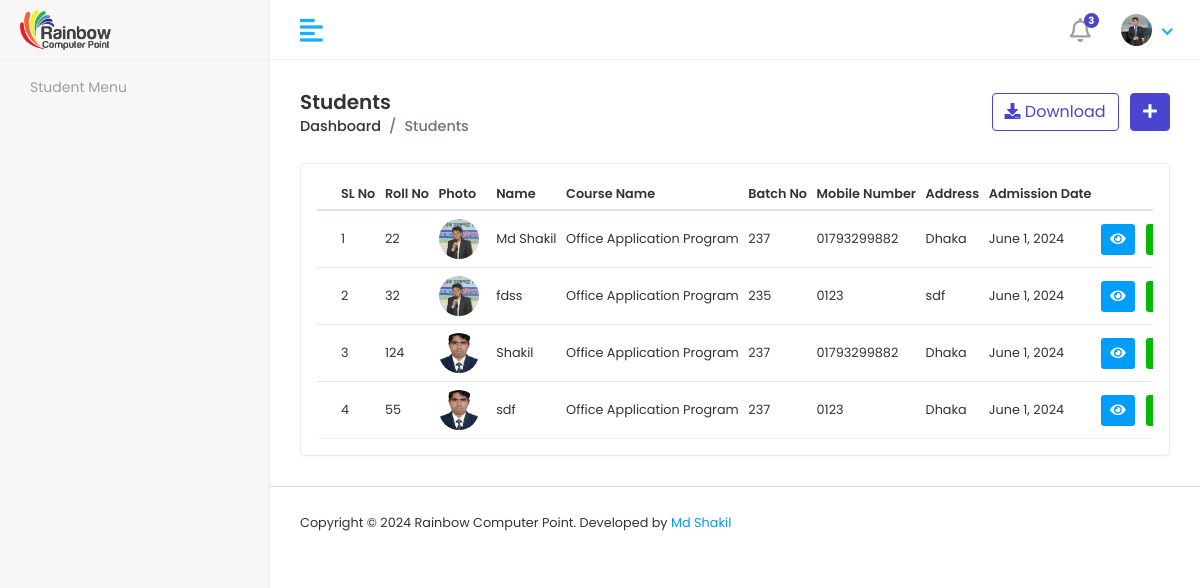
/studentList/, run on the app's committed database.
### RainbowApp/models.py (models this page shows)
class StudentInfoModel(models.Model):
    user = models.OneToOneField(CustomUserModel, on_delete =models.CASCADE,related_name='studentuser')
    StudentName = models.CharField(max_length=100)
    FatherName = models.CharField(max_length=100)
    MotherName = models.CharField(max_length=100)
    GENDER = [
        ('Male','Male'),
        ('Female','Female'),
    ]
    Gender = models.CharField(choices=GENDER,max_length=100)
    DOB = models.DateField()
    Religion = models.CharField(max_length=100)
    Mobile = models.CharField(max_length=100)
    EmergencyMobile = models.CharField(max_length=100)
    StudentPhoto = models.ImageField(upload_to='studentphoto')
    PresentAddress = models.CharField(max_length=100)
    PermanentAddress = models.CharField(max_length=100)
    RollNo = models.CharField(max_length=100)
    CourseName = models.ForeignKey(CourseInfoModel,on_delete=models.DO_NOTHING)
    BatchNo = models.ForeignKey(BatchInfoModel,on_delete=models.DO_NOTHING)
    Batchschedule = models.CharField(max_length=100)
    SECTION = [
        ('A','A'),
        ('B','B'),
        ('C','C'),
    ]
    Section = models.CharField(max_length=100)
    CourseFee = models.CharField(max_length=100)
    Payment = models.CharField(max_length=100)
    Due = models.CharField(max_length=100)
    AdmissionDate = models.DateField(auto_now_add=True)
    LastModified = models.DateField(auto_now=True)

class CourseInfoModel(models.Model):
    CourseName = models.CharField(max_length=100)
    CourseDuration = models.CharField(max_length=100)
    WeeklyClass = models.CharField(max_length=100)
    ClassDurationHour = models.CharField(max_length=100)
    ClassDurationMinute = models.CharField(max_length=100)
    CourseFee = models.CharField(max_length=100)
    AboutCourse = models.TextField()
    CourseTopics = models.TextField()
    CourseImage = models.ImageField(upload_to='courseImg')
    def __str__(self):
        return self.CourseName

class BatchInfoModel(models.Model):
    BatchNo = models.CharField(max_length=100)
    SCHEDULE = [
        ('09:00 AM - 10:00 AM','09:00 AM - 10:00 AM'),
        ('10:00 AM - 11:30 AM','10:00 AM - 11:30 AM'),
        ('11:30 AM - 01:00 PM','11:30 AM - 01:00 PM'),
        ('01:00 PM - 02:30 PM','01:00 PM - 02:30 PM'),
        ('03:00 PM - 04:30 PM','03:00 PM - 04:30 PM'),
        ('04:30 PM - 06:00 PM','04:30 PM - 06:00 PM'),
        ('06:00 PM - 07:30 PM','06:00 PM - 07:30 PM'),
        ('08:00 PM - 09:30 PM','08:00 PM - 09:30 PM'),
    ]
    Batchschedule = models.CharField(choices=SCHEDULE,max_length=100)
    SECTION = [
        ('A','A'),
        ('B','B'),
        ('C','C'),
    ]
    Section = models.CharField(choices=SECTION,max_length=100)
    STATUS = [
        ('Running','Running'),
        ('Completed','Completed'),
    ]
    Status = models.CharField(choices=STATUS,max_length=100)
    BatchStart = models.DateField()
    def __str__(self):
        return self.BatchNo

### RainbowProject/studentviews.py (the view)
# urls.py: path('studentList/',studentList, name='studentList'),
def studentList(request):
    studentinfo = StudentInfoModel.objects.all()
    context = {
        'studentinfo':studentinfo,
    }
    return render(request,'students/studentlist.html',context)

### template/students/studentlist.html (shortened to what this page needs)
{% extends 'adminmaster/adminmaster.html' %}
{% block admincontent %}
{% load static %}
<div class="content container-fluid">
    <div class="page-header">
       <div class="row align-items-center">
          <div class="col">
             <h3 class="page-title">Students</h3>
             <ul class="breadcrumb">
                <li class="breadcrumb-item"><a href="{% url 'adminDashboard' %}">Dashboard</a></li>
                <li class="breadcrumb-item active">Students</li>
             </ul>
          </div>
          <div class="col-auto text-right float-right ml-auto">
             <a href="#" class="btn btn-outline-primary mr-2"><i class="fas fa-download"></i> Download</a>
             <a href="{% url 'addStudentPage' %}" class="btn btn-primary"><i class="fas fa-plus"></i></a>
          </div>
       </div>
    </div>
    <div class="row">
       <div class="col-sm-12">
          <div class="card card-table">
             <div class="card-body">
                <div class="table-responsive">
                   <table class="table table-hover table-center mb-0 datatable">
                      <thead>
                         <tr>
                            <th>SL No</th>
                            <th>Roll No</th>
                            <th>Photo</th>
                            <th>Name</th>
                            <th>Course Name</th>
                            <th>Batch No</th>
                            <th>Mobile Number</th>
                            <th>Address</th>
                            <th>Admission Date</th>
                            <th class="text-right">Action</th>
                         </tr>
                      </thead>
                      <tbody>
                        {% for i in studentinfo %}
                        <tr>
                           <td>{{ forloop.counter }}</td>
                           <td>{{i.RollNo}}</td>
                           <td>
                              <h2 class="table-avatar">
                                 <a class="avatar avatar-sm mr-2"><img class="avatar-img rounded-circle" src="{{i.StudentPhoto.url}}" alt="User Image"></a>
                              </h2>
                           </td>
                           <td>
                              {{i.StudentName}}</a>
                           </td>
                           <td>{{i.CourseName}}</td>
                           <td>{{i.BatchNo}}</td>
                           <td>{{i.Mobile}}</td>
                           <td>{{i.PresentAddress}}</td>
                           <td>{{i.AdmissionDate}}</td>
                           <td class="text-right">
                              <div class="actions">
                                 <a href="" class="btn btn-sm bg-info-light mr-2">
                                 <i class="fas fa-eye"></i>
                                 </a>
                                 <a href="{% url 'editStudent' i.id %}" class="btn btn-sm bg-success-light mr-2">
                                 </a>
                              </div>
                           </td>
                        </tr>
                        {% endfor %}
                      </tbody>
                   </table>
                </div>
             </div>
          </div>
       </div>
    </div>
 </div>
{% endblock admincontent %}

### static/assets/css/style.css (style rules this page uses)
html { height: 100%; }
body { background-color: #fff; color: #333; font-family: 'Poppins', sans-serif; font-size: 0.8rem; height: 100%; line-height: 1; overflow-x: hidden; }
h1, h2, h3, h4, h5, h6 { font-family: 'Poppins', sans-serif; margin-top: 0; }
a { color: #009ce7; }
input, button, a { transition: all 0.4s ease; -moz-transition: all 0.4s ease; -o-transition: all 0.4s ease; -ms-transition: all 0.4s ease; -webkit-transition: all 0.4s ease; }
ul, ol { padding: 0px; list-style: none; }
.table { color: #333; max-width: 100%; margin-bottom: 0; width: 100%; }
table.table td h2 { display: inline-block; font-size: inherit; font-weight: 400; margin: 0; padding: 0; vertical-align: middle; }
table.table td h2.table-avatar { align-items: center; display: inline-flex; font-size: inherit; font-weight: 400; margin: 0; padding: 0; vertical-align: middle; white-space: nowrap; }
table.table td h2 a { color: #333; }
.table thead tr th { font-weight: 600; }
.table tbody tr { border-bottom: 1px solid rgba(0, 0, 0, 0.05); }
.table.table-center td, .table.table-center th { vertical-align: middle; }
.card-table .card-body .table > thead > tr > th { border-top: 0; }
.card-table .card-body .table tr td:first-child, .card-table .card-body .table tr th:first-child { padding-left: 1.5rem; }
.card-table .card-body .table tr td:last-child, .card-table .card-body .table tr th:last-child { padding-right: 1.5rem; }
.card-table .table td, .card-table .table th { border-top: 1px solid #e2e5e8; padding: 0.5rem 0.3rem; white-space: nowrap; }
.btn-primary { background-color: #4a45cf; border: 1px solid #4a45cf; }
.btn-outline-primary { color: #4a45cf; border-color: #4a45cf; }
.card { border: 1px solid #ececf5; box-shadow: 0 1px 3px 0 rgba(0, 0, 0, 0.03); margin-bottom: 1.875rem; }
.card-body { padding: 1rem; }
.bg-info-light { background-color:#009efb !important; color:#fff !important; }
.bg-success-light { background-color: #02ba05; color: #fff; }
.avatar { position: relative; display: inline-block; width: 3rem; height: 3rem }
.avatar > img { width: 100%; height: 100%; -o-object-fit: cover; object-fit: cover; }
.avatar-sm { width: 2.5rem; height: 2.5rem; }
.page-wrapper > .content { padding: 1.875rem 1.875rem 0; }
.page-header { margin-bottom: 1.875rem; }
.page-header .breadcrumb { background-color: transparent; color: #6c757d; font-size: 0.9rem; font-weight: 500; margin-bottom: 0; padding: 0; }
.page-header .breadcrumb a { color: #333; }
.page-title { font-size: 20px; font-weight: 600; color: #333; margin-bottom: 5px; }

### data on the page
StudentInfoModel: RollNo "22", StudentPhoto (picture), StudentName "Md Shakil", CourseName "Office Application Program", BatchNo "237", Mobile "01793299882", PresentAddress "Dhaka", AdmissionDate "June 1, 2024"
StudentInfoModel: RollNo "32", StudentPhoto (picture), StudentName "fdss", CourseName "Office Application Program", BatchNo "235", Mobile "0123", PresentAddress "sdf", AdmissionDate "June 1, 2024"
StudentInfoModel: RollNo "124", StudentPhoto (picture), StudentName "Shakil", CourseName "Office Application Program", BatchNo "237", Mobile "01793299882", PresentAddress "Dhaka", AdmissionDate "June 1, 2024"
StudentInfoModel: RollNo "55", StudentPhoto (picture), StudentName "sdf", CourseName "Office Application Program", BatchNo "237", Mobile "0123", PresentAddress "Dhaka", AdmissionDate "June 1, 2024"
